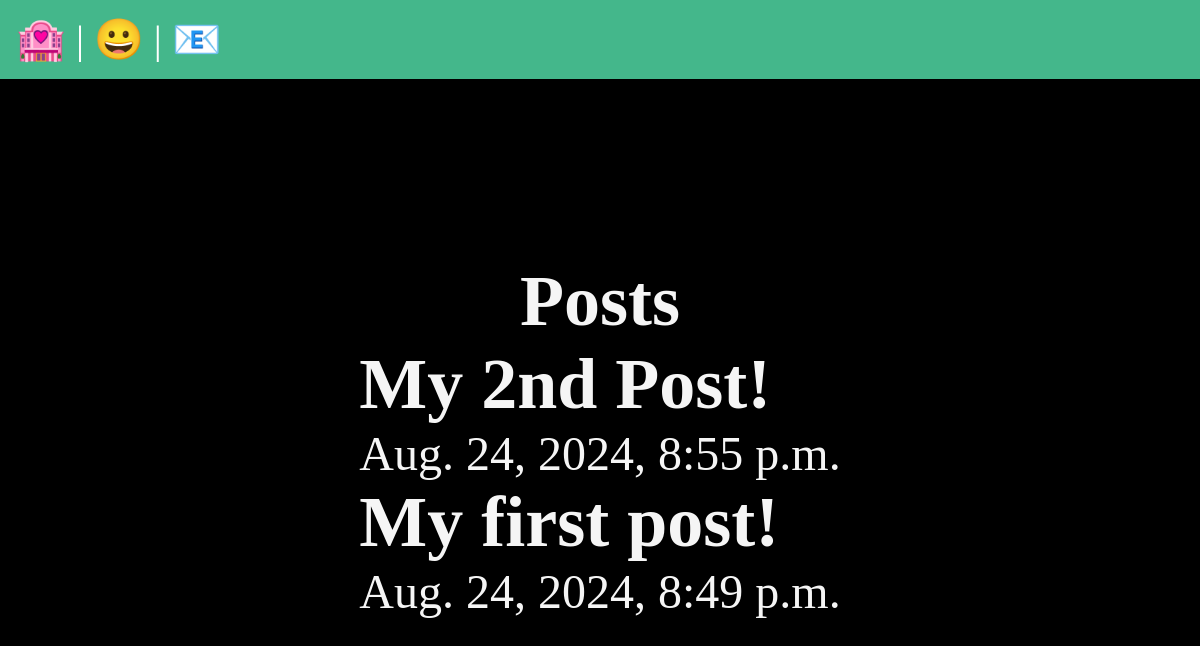
/posts/, run on an earlier commit of the app's database.
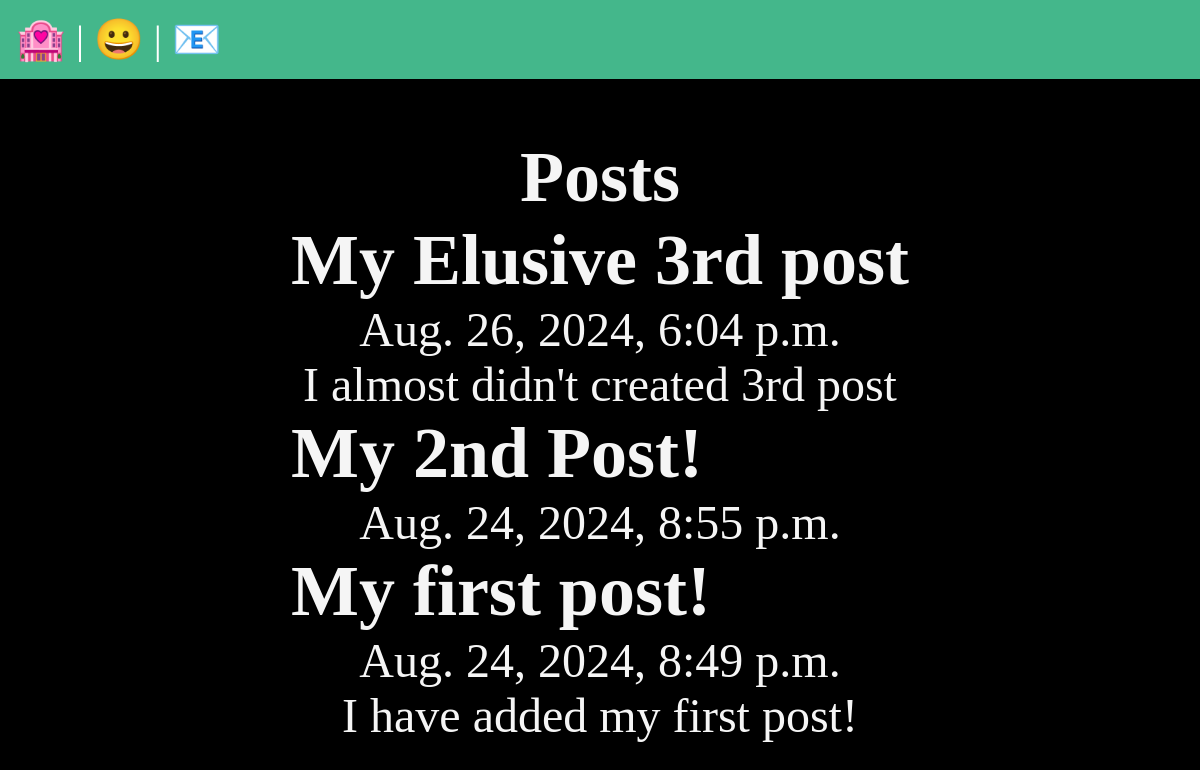
And on a later commit of the database.
### posts/models.py (models this page shows, shortened)
class Posts(models.Model):
    title = models.CharField(max_length=75)
    body = models.TextField()
    slug = models.SlugField()
    date = models.DateTimeField(auto_now_add=True)

### posts/views.py (the view)
# urls.py: path('',views.posts_list ),
def posts_list(request):
    posts = Posts.objects.all().order_by('-date')
    return render(request, 'posts/posts_list.html', { 'posts': posts})

### posts/templates/posts/posts_list.html (shortened to what this page needs)
{% extends 'layout.html' %}
{% block content %}
    <section>
    <h1>Posts</h1>
    {% for post in posts %}
    <article class="Posts">
        <h2>{{ post.title }}</h2>
        <p>{{ post.date }}</p>
        <p>{{ post.body }}</p>
    </article>
    {% endfor %}
    </section>
{% endblock %}

### templates/layout.html (shortened to what this page needs)
<!DOCTYPE html>
{% load static %}
<html lang="en">
<head>
    <link rel="stylesheet" href="{% static 'css/style.css' %}">
</head>
<body>
    <nav>
        <a href="/">🏩</a> |
        <a href="/about">😀</a> |
        <a href="/posts">📧</a>
    </nav>
    <main>
        {% block content %}
        {% endblock %}
    </main>
</body>
</html>

### static/css/style.css (style rules this page uses)
* { margin: 0; padding: 0; box-sizing: border-box; }
body { min-height: 100vh; display: flex; place-content: center; font-size: 3rem; background-color: black; color: whitesmoke; flex-flow: column; }
nav { padding: 1rem; background-color: #44B78B; color: white; font-size: 2.5rem; }
main { flex-grow: 1; display: grid; place-content: center; }
h1, p { text-align: center; }
a { text-decoration: none; color: #81dbb8; }

What changed in the data, as far as the page shows it:
added Posts: title "My Elusive 3rd post", date "Aug. 26, 2024, 6:04 p.m.", body "I almost didn't created 3rd post"
changed Posts "My first post!": body (not shown) → "I have added my first post!"
